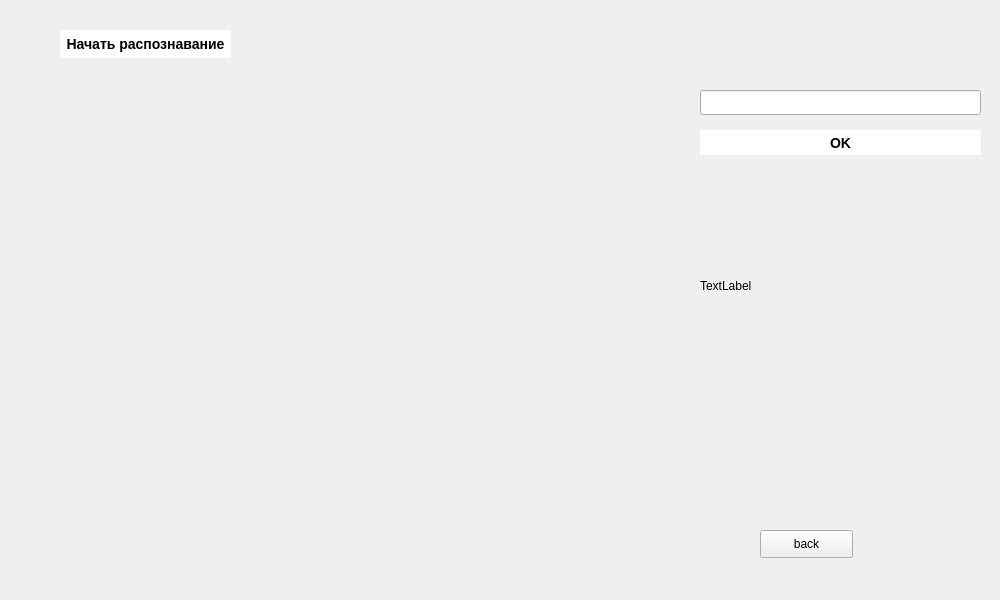
<?xml version="1.0" encoding="UTF-8"?>
<ui version="4.0">
 <class>Form</class>
 <widget class="QWidget" name="Form">
  <property name="geometry">
   <rect>
    <x>0</x>
    <y>0</y>
    <width>1000</width>
    <height>600</height>
   </rect>
  </property>
  <property name="windowTitle">
   <string>Form</string>
  </property>
  <widget class="QPushButton" name="Start_recognition">
   <property name="geometry">
    <rect>
     <x>60</x>
     <y>30</y>
     <width>171</width>
     <height>28</height>
    </rect>
   </property>
   <property name="styleSheet">
    <string notr="true">QPushButton {
                    background-color: white;
                    text-align: center;
                    border: none;
                    font-size: 14px;
                    font-weight: bold
                    }

                    QPushButton:hover {
                    background-color: silver;
                    }

                    QPushButton:pressed {
                    background-color: red;
                    }
                </string>
   </property>
   <property name="text">
    <string>Начать распознавание</string>
   </property>
  </widget>
  <widget class="QLabel" name="Image">
   <property name="geometry">
    <rect>
     <x>30</x>
     <y>90</y>
     <width>640</width>
     <height>480</height>
    </rect>
   </property>
   <property name="text">
    <string/>
   </property>
  </widget>
  <widget class="QLineEdit" name="user_input">
   <property name="geometry">
    <rect>
     <x>700</x>
     <y>90</y>
     <width>281</width>
     <height>25</height>
    </rect>
   </property>
  </widget>
  <widget class="QLabel" name="Result">
   <property name="geometry">
    <rect>
     <x>700</x>
     <y>180</y>
     <width>281</width>
     <height>211</height>
    </rect>
   </property>
   <property name="styleSheet">
    <string notr="true"/>
   </property>
   <property name="text">
    <string>TextLabel</string>
   </property>
  </widget>
  <widget class="QPushButton" name="user_answered">
   <property name="geometry">
    <rect>
     <x>700</x>
     <y>130</y>
     <width>281</width>
     <height>25</height>
    </rect>
   </property>
   <property name="styleSheet">
    <string notr="true">QPushButton {
                    background-color: white;
                    text-align: center;
                    border: none;
                    font-size: 14px;
                    font-weight: bold
                    }

                    QPushButton:hover {
                    background-color: silver;
                    }

                    QPushButton:pressed {
                    background-color: red;
                    }
                </string>
   </property>
   <property name="text">
    <string>OK</string>
   </property>
  </widget>
  <widget class="QPushButton" name="ToMainWindow">
   <property name="geometry">
    <rect>
     <x>760</x>
     <y>530</y>
     <width>93</width>
     <height>28</height>
    </rect>
   </property>
   <property name="text">
    <string>back</string>
   </property>
  </widget>
 </widget>
 <resources/>
 <connections/>
</ui>
